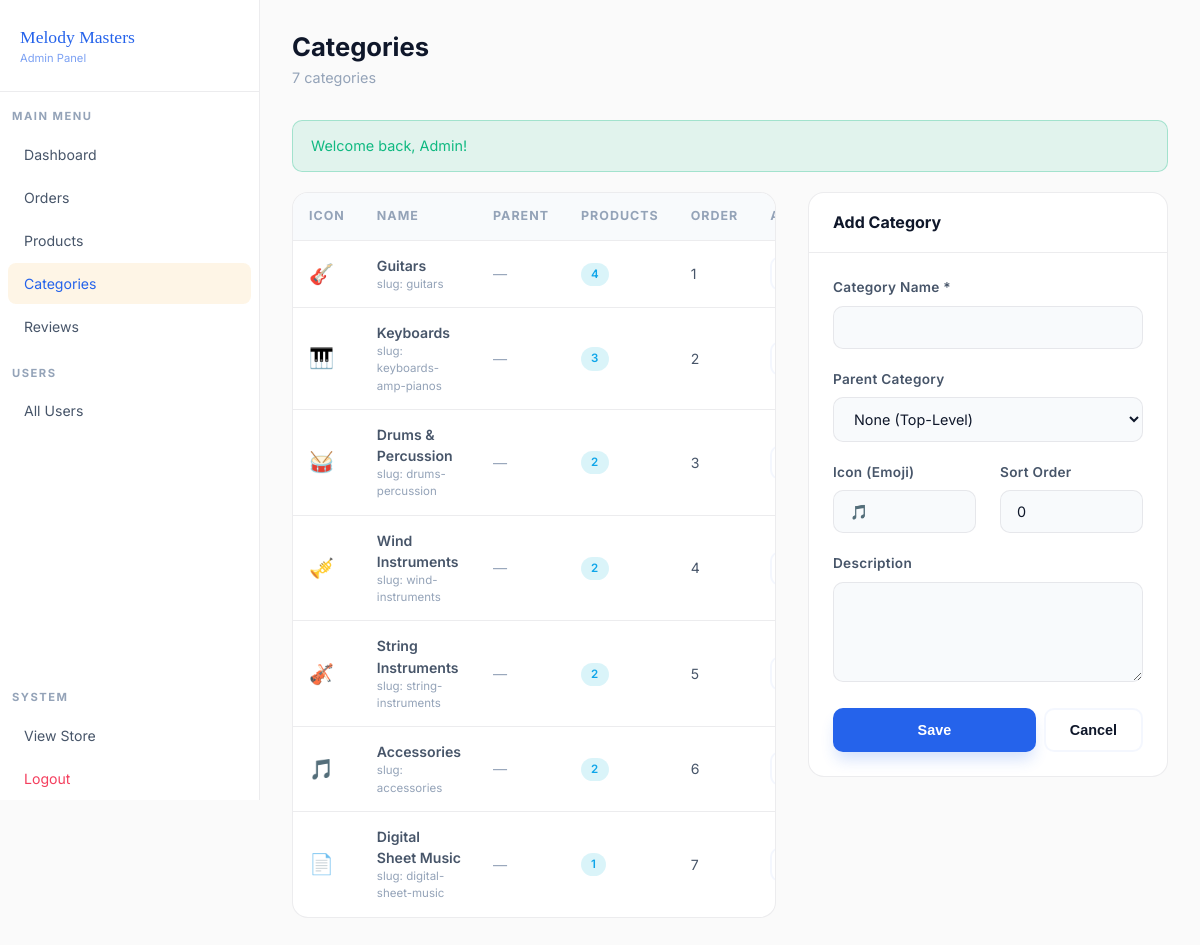
Screenshot of /admin/categories.php (signed in) with the database file from the repository.
### tables this page shows
CREATE TABLE `categories` (
  `id` int(11) NOT NULL,
  `name` varchar(100) NOT NULL,
  `slug` varchar(100) NOT NULL,
  `description` text DEFAULT NULL,
  `parent_id` int(11) DEFAULT NULL,
  `icon` varchar(50) DEFAULT 'music',
  `image` varchar(255) DEFAULT NULL,
  `sort_order` int(11) DEFAULT 0,
  `is_active` tinyint(1) DEFAULT 1,
  `created_at` timestamp NOT NULL DEFAULT current_timestamp()
);

### includes/functions.php (called while the page is built, shortened)
<?php
function getFlash(): ?array {
    if (isset($_SESSION['flash'])) {
        $flash = $_SESSION['flash'];
        return $flash;
    }
    return null;
}
function sanitize(string $input): string {
    return htmlspecialchars(trim($input), ENT_QUOTES, 'UTF-8');
}

### admin/categories.php (the view, shortened to what this page needs)
<?php
require_once __DIR__ . '/../includes/functions.php';
$db = getDB();
$flash = getFlash();
$categories = $db->query("
    SELECT c.*, pc.name as parent_name, COUNT(p.id) as product_count
    FROM categories c
    LEFT JOIN categories pc ON c.parent_id = pc.id
    LEFT JOIN products p ON p.category_id = c.id AND p.is_active = 1
    WHERE c.is_active = 1
    GROUP BY c.id
    ORDER BY c.parent_id IS NULL DESC, c.sort_order, c.name
")->fetchAll();
?>
<!DOCTYPE html>
<html lang="en">
<head>
    <link rel="stylesheet" href="<?= SITE_URL ?>/assets/css/style.css">
</head>
<body class="admin-layout">
    <?php include __DIR__ . '/sidebar.php'; ?>
    <main class="admin-main">
        <header style="display:flex;justify-content:space-between;align-items:center;margin-bottom:32px;">
            <div>
                <h1 style="font-size:1.6rem;margin-bottom:4px;">Categories</h1>
                <p style="color:var(--text-muted);font-size:.9rem;"><?= count($categories) ?> categories</p>
            </div>
        </header>
        <?php if ($flash): ?><div class="alert alert-<?= $flash['type'] ?>"><?= $flash['message'] ?></div><?php endif; ?>
        <div style="display:grid;grid-template-columns:1fr 360px;gap:32px;align-items:start;">
            <div class="card">
                <div class="card-body" style="padding:0;">
                    <div class="table-wrap" style="border:none;border-radius:0;">
                        <table>
                            <thead><tr><th>Icon</th><th>Name</th><th>Parent</th><th>Products</th><th>Order</th><th>Actions</th></tr></thead>
                            <tbody>
                                <?php foreach ($categories as $c): ?>
                                <tr>
                                    <td style="font-size:20px;"><?= $c['icon'] ?></td>
                                    <td>
                                        <span style="font-weight:600;"><?= $c['parent_id'] ? '↳ ' : '' ?><?= sanitize($c['name']) ?></span>
                                        <div style="font-size:.72rem;color:var(--text-muted);">slug: <?= $c['slug'] ?></div>
                                    </td>
                                    <td><?= $c['parent_name'] ? sanitize($c['parent_name']) : '<span style="color:var(--text-muted)">—</span>' ?></td>
                                    <td><span class="pill pill-info"><?= $c['product_count'] ?></span></td>
                                    <td><?= $c['sort_order'] ?></td>
                                    <td>
                                        <div style="display:flex;gap:6px;">
                                            <button class="btn btn-glass btn-sm" onclick="editCategory(<?= htmlspecialchars(json_encode($c)) ?>)">Edit</button>
                                        </div>
                                    </td>
                                </tr>
                                <?php endforeach; ?>
                            </tbody>
                        </table>
                    </div>
                </div>
            </div>
            <div class="card" style="position:sticky;top:32px;">
                <div class="card-header"><h3 style="font-size:1rem;margin:0;" id="formTitle">Add Category</h3></div>
                <div class="card-body">
                    <form method="POST" id="catForm">
                        <div class="form-group">
                            <label class="form-label">Category Name *</label>
                            <input type="text" name="name" id="catName" class="form-control" required>
                        </div>
                        <div class="form-group">
                            <label class="form-label">Parent Category</label>
                            <select name="parent_id" id="catParent" class="form-control">
                                <option value="">None (Top-Level)</option>
                            </select>
                        </div>
                        <div class="grid-2">
                            <div class="form-group">
                                <label class="form-label">Icon (Emoji)</label>
                                <input type="text" name="icon" id="catIcon" class="form-control" value="🎵" maxlength="4">
                            </div>
                            <div class="form-group">
                                <label class="form-label">Sort Order</label>
                                <input type="number" name="sort_order" id="catSort" class="form-control" value="0">
                            </div>
                        </div>
                        <div class="form-group">
                            <label class="form-label">Description</label>
                            <textarea name="description" id="catDesc" class="form-control" rows="3"></textarea>
                        </div>
                        <div style="display:flex;gap:8px;">
                            <button type="submit" name="save_category" class="btn btn-primary btn-block">Save</button>
                            <button type="button" class="btn btn-glass" onclick="resetForm()">Cancel</button>
                        </div>
                    </form>
                </div>
            </div>
        </div>
    </main>
</body>
</html>

### assets/css/style.css (style rules this page uses)
:root { --primary: #2563eb; --primary-dark: #1d4ed8; --primary-light: #60a5fa; --secondary: #6366f1; --accent: #f59e0b; --bg-dark: #fafafa; --bg-card: #ffffff; --bg-card2: #f8fafc; --bg-hover: #eff6ff; --border: rgba(15, 23, 42, 0.08); --border-active: rgba(37, 99, 235, 0.3); --text-primary: #0f172a; --text-secondary: #475569; --text-muted: #94a3b8; --success: #10b981; --danger: #f43f5e; --warning: #f59e0b; --info: #0ea5e9; --glass-bg: rgba(255, 255, 255, 0.8); --glass-border: rgba(37, 99, 235, 0.05); --shadow-sm: 0 1px 3px rgba(0, 0, 0, 0.05); --shadow-md: 0 4px 6px -1px rgba(0, 0, 0, 0.05), 0 2px 4px -1px rgba(0, 0, 0, 0.03); --shadow-lg: 0 20px 25px -5px rgba(0, 0, 0, 0.04), 0 10px 10px -5px rgba(0, 0, 0, 0.02); --shadow-primary: 0 10px 15px -3px rgba(37, 99, 235, 0.2); --radius-sm: 6px; --radius: 10px; --radius-lg: 16px; --header-h: 70px; }
*, *::before, *::after { box-sizing: border-box; margin: 0; padding: 0; }
html { scroll-behavior: smooth; font-size: 16px; }
body { font-family: 'Inter', -apple-system, system-ui, sans-serif; background: var(--bg-dark); color: var(--text-primary); line-height: 1.5; overflow-x: hidden; min-height: 100vh; -webkit-font-smoothing: antialiased; }
h1, h2, h3, h4, h5, h6 { font-weight: 700; line-height: 1.2; color: var(--text-primary); }
h1 { font-size: clamp(2rem, 5vw, 3.5rem); }
h3 { font-size: 1.3rem; }
p { color: var(--text-secondary); }
.grid-2 { display: grid; grid-template-columns: repeat(2, 1fr); gap: 24px; }
.btn { display: inline-flex; align-items: center; gap: 8px; padding: 12px 24px; border-radius: var(--radius); font-size: 0.9rem; font-weight: 600; cursor: pointer; border: 2px solid transparent; transition: all .25s; text-decoration: none; white-space: nowrap; }
.btn-primary { background: var(--primary); color: #fff; border: none; box-shadow: var(--shadow-primary); }
.btn-glass { background: var(--glass-bg); border-color: var(--glass-border); color: var(--text-primary); backdrop-filter: blur(10px); }
.btn-sm { padding: 8px 16px; font-size: 0.82rem; }
.btn-block { width: 100%; justify-content: center; }
.form-group { margin-bottom: 20px; }
.form-label { display: block; font-size: 0.85rem; font-weight: 600; color: var(--text-secondary); margin-bottom: 8px; letter-spacing: .3px; }
.form-control { width: 100%; padding: 12px 16px; background: var(--bg-card2); border: 1px solid var(--border); border-radius: var(--radius); color: var(--text-primary); font-size: 0.9rem; font-family: inherit; transition: all 0.3s cubic-bezier(0.4, 0, 0.2, 1); }
.form-control::placeholder { color: var(--text-muted); }
select.form-control { cursor: pointer; }
textarea.form-control { resize: vertical; min-height: 100px; }
.alert { padding: 14px 18px; border-radius: var(--radius); margin-bottom: 20px; font-size: 0.9rem; border: 1px solid; display: flex; align-items: flex-start; gap: 10px; }
.alert-success { background: rgba(16, 185, 129, .1); border-color: rgba(16, 185, 129, .3); color: var(--success); }
.card { background: var(--bg-card); border: 1px solid var(--border); border-radius: var(--radius-lg); overflow: hidden; }
.card-header { padding: 20px 24px; border-bottom: 1px solid var(--border); }
.card-body { padding: 24px; }
.table-wrap { overflow-x: auto; border-radius: var(--radius); border: 1px solid var(--border); }
table { width: 100%; border-collapse: collapse; }
th { padding: 14px 16px; background: var(--bg-card2); font-size: 0.78rem; font-weight: 700; text-transform: uppercase; letter-spacing: 1px; color: var(--text-muted); text-align: left; }
td { padding: 14px 16px; border-top: 1px solid var(--border); font-size: 0.88rem; color: var(--text-secondary); }
.pill { display: inline-flex; align-items: center; gap: 5px; padding: 3px 10px; border-radius: 30px; font-size: 0.72rem; font-weight: 600; text-transform: uppercase; letter-spacing: .5px; }
.pill-info { background: rgba(6, 182, 212, .15); color: var(--info); }
.admin-layout { display: flex; min-height: 100vh; }
.admin-main { flex: 1; padding: 32px; background: var(--bg-dark); overflow-y: auto; }

### rows the page displays
categories: icon "🎸", name "Guitars", slug "guitars", product_count "4", sort_order "1"
categories: icon "🎹", name "Keyboards", slug "keyboards-amp-pianos", product_count "3", sort_order "2"
categories: icon "🥁", name "Drums & Percussion", slug "drums-percussion", product_count "2", sort_order "3"
categories: icon "🎺", name "Wind Instruments", slug "wind-instruments", product_count "2", sort_order "4"
categories: icon "🎻", name "String Instruments", slug "string-instruments", product_count "2", sort_order "5"
categories: icon "🎵", name "Accessories", slug "accessories", product_count "2", sort_order "6"
categories: icon "📄", name "Digital Sheet Music", slug "digital-sheet-music", product_count "1", sort_order "7"

### other values shown
SITE_NAME "Melody Masters"
count($categories) "7"
$flash['message'] "Welcome back, Admin!"
